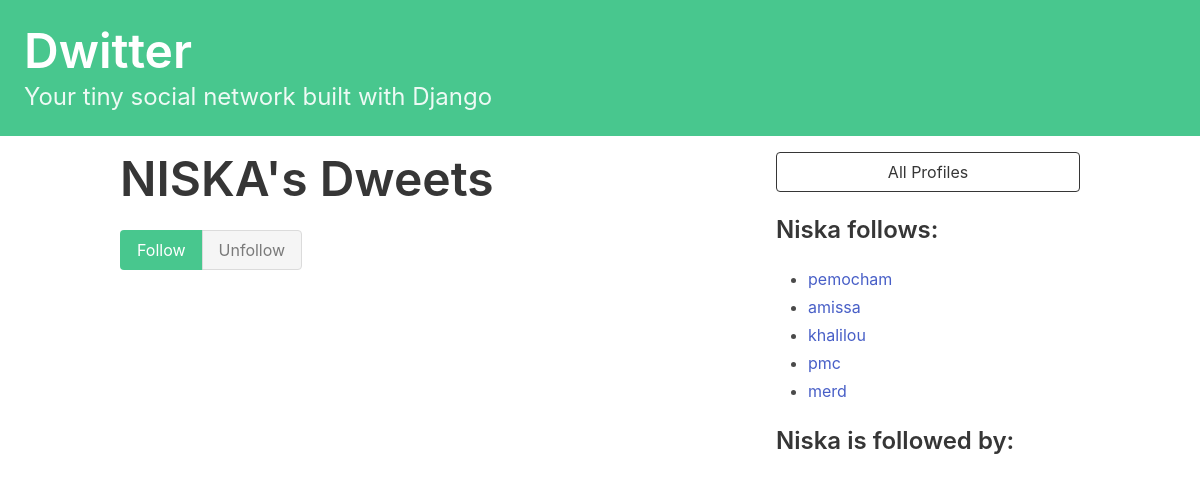
Screenshot of /profile/6/ with the database file from the repository.
### dwitter/models.py (models this page shows)
class Profile(models.Model):
    user = models.OneToOneField(User,
        on_delete=models.CASCADE,
        related_name='profile'
    )
    follows = models.ManyToManyField(
        'self',
        related_name='followed_by',
        symmetrical=False,
        blank=True
    )
    class Meta:
        verbose_name = 'Profile'
        verbose_name_plural = 'Profiles'
    def __str__(self):
        return self.user.username

### dwitter/views.py (the view, shortened to what this page needs)
# urls.py: path("profile/<int:pk>/", views.profile_views, name="profile"),
def profile_views(request, pk):
    profile = get_object_or_404(Profile, pk=pk)
    context = {
        'profile':profile,
    }
    return render(request, 'dwitter/profile.html', context=context)

### dwitter/templates/dwitter/profile.html (shortened to what this page needs)
{% extends 'base.html' %}
{% block content %}
<div class="column">
    <div class="block">
    <h1 class="title is-1">
        {{profile.user.username|upper}}'s Dweets
    </h1>
    <form method="post">
        <div class="buttons has-addons">
        {% if profile in user.profile.follows.all %}
            <button class="button is-success is-static">
                Follow
            </button>
            <button class="button is-danger"
                    name="follow"
                    value="unfollow">
                Unfollow
            </button>
        {% else %}
            <button class="button is-success"
                    name="follow"
                    value="follow">
                Follow
            </button>
            <button class="button is-danger is-static">
                Unfollow
            </button>
        {% endif %}
        </div>
    </form>
    </div>
</div>
<div class="column is-one-third">
    <div class="block">
        <a href="{% url 'profile_list' %}">
            <button class="button is-dark is-outlined is-fullwidth">
                All Profiles
            </button>
        </a>
    </div>
    <div class="block">
        <h3 class="title is-4">
            {{profile.user.username}} follows:
        </h3>
        <div class="content">
            <ul>
            {% for following in profile.follows.all %}
                <li>
                    <a href="{% url 'profile' following.id %} ">
                        {{ following }}
                    </a>
                </li>
            {% endfor %}
            </ul>
        </div>
    </div>
    <div class="block">
        <h3 class="title is-4">
            {{profile.user.username}} is followed by:
        </h3>
    </div>
</div>
{% endblock content %}

### rows the page displays
Profile: user.username "NISKA", user.username "Niska"
Profile: user.username "pemocham"
Profile: user.username "amissa"
Profile: user.username "khalilou"
Profile: user.username "pmc"
Profile: user.username "merd"
